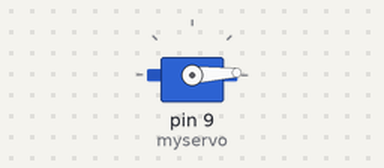
Recording of a sketch running on a simulated Arduino Uno, built with avr-gcc and run on an emulated ATmega328P. Shown: servo.

Above: at 0.05 s.
At 1.55 s:
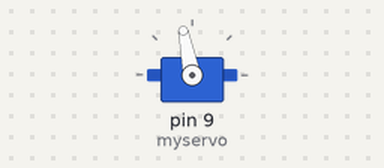
At 3.1 s:
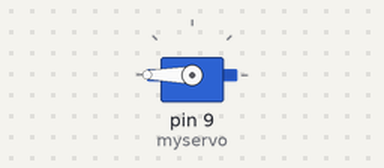
At 6.15 s:
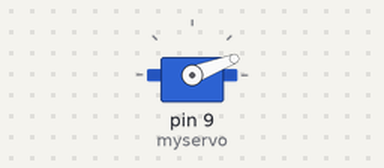
Timing chart, 0 to 9.7 s (numbered marks = the images above):
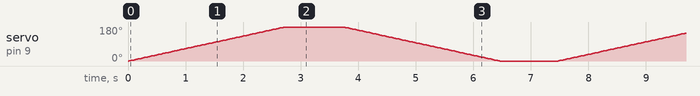

The sketch:

servo.ino
```cpp
#include <Servo.h>

Servo myservo;  // crea el objeto servo

int pos = 0;    // posicion del servo

void setup() {
    myservo.attach(9);  // vincula el servo al pin digital 9
}

void loop() {
    //varia la posicion de 0 a 180, con esperas de 15ms
    for (pos = 0; pos <= 180; pos += 1)
    {
        myservo.write(pos);
        delay(15);
    }
    delay(1000);

    //varia la posicion de 180 a 0, con esperas de 15ms
    for (pos = 180; pos >= 0; pos -= 1)
    {
        myservo.write(pos);
        delay(15);
    }
    delay(1000);
}
```
